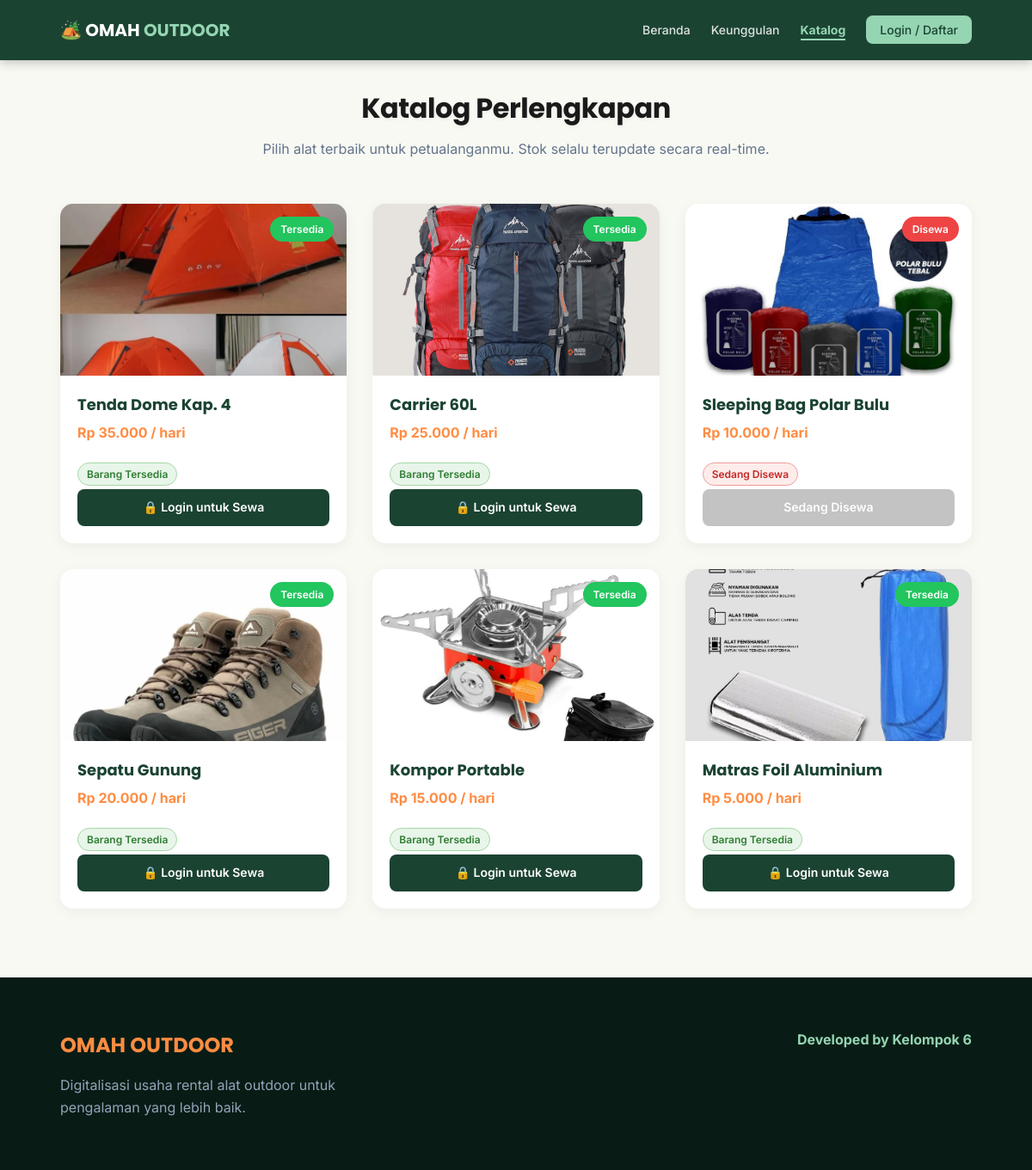
Page /katalog.php on the committed database.
### tables this page shows
CREATE TABLE `produk` (
  `id`             int(11)              NOT NULL AUTO_INCREMENT,
  `nama_produk`    varchar(150)         NOT NULL,
  `harga_per_hari` int(11)              NOT NULL,
  `status`         enum('tersedia','disewa') NOT NULL DEFAULT 'tersedia',
  `gambar`         varchar(255)         DEFAULT NULL,
  `created_at`     timestamp            NOT NULL DEFAULT current_timestamp(),
  PRIMARY KEY (`id`)
);

### katalog.php (the view, shortened to what this page needs)
<?php
require_once 'koneksi.php';
$is_logged_in = isset($_SESSION['email']);
$cek_tabel     = mysqli_query($conn, "SHOW TABLES LIKE 'produk'");
$tabel_ada     = $cek_tabel && mysqli_num_rows($cek_tabel) > 0;
$result_produk = $tabel_ada ? mysqli_query($conn, "SELECT * FROM produk ORDER BY id ASC") : false;
?>
<!DOCTYPE html>
<html lang="id">
<head>
    <link rel="stylesheet" href="assets/css/style.css">
</head>
<body>
    <nav class="navbar">
        <div class="container nav-wrapper">
            <a href="index.php" class="logo">🏕️ OMAH <span>OUTDOOR</span></a>
            <ul class="nav-links">
                <?php if(isset($_SESSION['email'])) : ?>
                    <li><a href="index.php">Beranda</a></li>
                    <li><a href="keunggulan.php">Keunggulan</a></li>
                    <li><a href="katalog.php" class="active">Katalog</a></li>
                    <li><a href="riwayat_order.php">Riwayat Order</a></li>
                    <?php if(isset($_SESSION['role']) && $_SESSION['role'] === 'admin') : ?>
                        <li><a href="dashboard_admin.php" class="btn-login">🛠️ Dashboard Admin</a></li>
                    <?php endif; ?>
                    <li><a href="logout.php" class="btn-logout">Logout</a></li>
                <?php else : ?>
                    <li><a href="index.php">Beranda</a></li>
                    <li><a href="keunggulan.php">Keunggulan</a></li>
                    <li><a href="katalog.php" class="active">Katalog</a></li>
                    <li><a href="login.php" class="btn-login">Login / Daftar</a></li>
                <?php endif; ?>
            </ul>
        </div>
    </nav>
    <section id="katalog" class="catalog" style="padding-top: 100px;">
        <div class="container">
            <div class="section-title">
                <h2>Katalog Perlengkapan</h2>
                <p>Pilih alat terbaik untuk petualanganmu. Stok selalu terupdate secara real-time.</p>
            </div>
            <div class="product-grid">
    <?php if (!$result_produk) : ?>
        <p style="text-align:center; color:#dc3545; grid-column: 1/-1;">
            ⚠️ Tabel produk belum ada. Silakan re-import file <strong>omah_outdoor.sql</strong> terbaru ke phpMyAdmin.
        </p>
    <?php elseif (mysqli_num_rows($result_produk) === 0) : ?>
        <p style="text-align:center; color:#64748b; grid-column: 1/-1;">Belum ada produk tersedia.</p>
    <?php else : ?>
        <?php while ($produk = mysqli_fetch_assoc($result_produk)) : ?>
        <div class="product-card">
            <div class="product-badge <?= strtolower($produk['status']) === 'disewa' ? 'busy' : '' ?>">
                <?= strtolower($produk['status']) === 'disewa' ? 'Disewa' : 'Tersedia' ?>
            </div>
            <div class="product-img">
                <img src="assets/images/<?= htmlspecialchars($produk['gambar']) ?>"
                     alt="<?= htmlspecialchars($produk['nama_produk']) ?>"
                     onerror="if (!this.dataset.fallback) { this.dataset.fallback = 'true'; this.src = this.src.replace(/\.jpe?g$/i, '.jpg'); return; } this.style.display='none';">
            </div>
           <div class="product-info">
    <h3><?= htmlspecialchars($produk['nama_produk']) ?></h3>
    <p class="price">
        Rp <?= number_format($produk['harga_per_hari'], 0, ',', '.') ?> / hari
    </p>
    <p class="stok-info <?= strtolower($produk['status']) === 'tersedia' ? 'stok-ada' : 'stok-habis' ?>">
        <?= strtolower($produk['status']) === 'tersedia' ? 'Barang Tersedia' : 'Sedang Disewa' ?>
    </p>
    <?php
        if (strtolower($produk['status']) !== 'tersedia') {
            $btn_href  = '#';
            $btn_class = 'btn-check disabled';
            $btn_text  = 'Sedang Disewa';
        } elseif ($is_logged_in) {
            $btn_href  = 'pesan.php?produk_id=' . $produk['id'];
            $btn_class = 'btn-check';
            $btn_text  = 'Sewa Sekarang';
        } else {
            $btn_href  = 'login.php?redirect=katalog';
            $btn_class = 'btn-check btn-guest';
            $btn_text  = '🔒 Login untuk Sewa';
        }
    ?>
    <a href="<?= $btn_href ?>" class="<?= $btn_class ?>">
        <?= $btn_text ?>
    </a>
</div>
        </div>
        <?php endwhile; ?>
    <?php endif; ?>
</div>
        </div>
    </section>
    <footer class="footer">
        <div class="container footer-content">
            <div class="footer-brand">
                <h3>OMAH OUTDOOR</h3>
                <p>Digitalisasi usaha rental alat outdoor untuk pengalaman yang lebih baik.</p>
            </div>
            <div class="footer-team">
                <h4>Developed by Kelompok 6</h4>
            </div>
        </div>
    </footer>
</body>
</html>

### assets/css/style.css (style rules this page uses)
:root { --forest: #1b4332; --forest-light: #2d6a4f; --sage: #95d5b2; --cream: #f8f9f3; --orange: #ff8c42; --white: #ffffff; --primary: #2d6a4f; --primary-dark: #1b4332; --bg-light: #f8f9f3; --text-dark: #1a202c; --text-light: #64748b; --accent-orange: #ff8c42; }
*, *::before, *::after { margin: 0; padding: 0; box-sizing: border-box; }
html { scroll-behavior: smooth; }
body { font-family: 'Inter', sans-serif; font-size: 16px; color: var(--text-dark); background-color: var(--bg-light); line-height: 1.6; }
h1, h2, h3, .logo { font-family: 'Poppins', sans-serif; }
.container { max-width: 1100px; margin: 0 auto; padding: 0 20px; }
.navbar { background: var(--forest); position: fixed; top: 0; width: 100%; z-index: 1000; box-shadow: 0 2px 12px rgba(0, 0, 0, 0.25); transition: background 0.4s ease, box-shadow 0.4s ease; }
.nav-wrapper { display: flex; justify-content: space-between; align-items: center; height: 70px; }
.logo { color: var(--white); text-decoration: none; font-size: 20px; font-weight: 700; flex-shrink: 0; }
.logo span { color: var(--sage); }
.nav-links { display: flex; flex-direction: row; list-style: none; gap: 24px; align-items: center; }
.nav-links a { color: rgba(255, 255, 255, 0.85); text-decoration: none; font-size: 14px; font-weight: 500; transition: color 0.3s; white-space: nowrap; }
.nav-links a.active { color: var(--sage); font-weight: 700; border-bottom: 2px solid var(--sage); padding-bottom: 2px; }
.btn-login { background-color: var(--sage); color: var(--forest) !important; padding: 8px 16px; border-radius: 8px; font-weight: 600; font-size: 13px; transition: background-color 0.3s, transform 0.2s; }
.section-title { text-align: center; margin-bottom: 50px; }
.section-title h2 { font-size: 32px; color: var(--primary-dark); margin-bottom: 10px; }
.section-title p { color: var(--text-light); }
.catalog { padding: 80px 0; background-color: var(--bg-light); }
.product-grid { display: grid; grid-template-columns: repeat(auto-fit, minmax(280px, 1fr)); gap: 30px; }
.product-card { background: var(--white); border-radius: 15px; overflow: hidden; box-shadow: 0 4px 15px rgba(0, 0, 0, 0.05); position: relative; transition: transform 0.3s, box-shadow 0.3s; animation: fadeInUp 0.5s ease-out forwards; opacity: 0; }
.product-card:nth-child(1) { animation-delay: 0.1s; }
.product-card:nth-child(2) { animation-delay: 0.2s; }
.product-card:nth-child(3) { animation-delay: 0.3s; }
.product-card:nth-child(4) { animation-delay: 0.4s; }
.product-card:nth-child(5) { animation-delay: 0.5s; }
.product-card:nth-child(n+6) { animation-delay: 0.6s; }
.product-badge { position: absolute; top: 15px; right: 15px; background: #22c55e; color: white; padding: 5px 12px; border-radius: 20px; font-size: 12px; font-weight: 600; }
.product-badge.busy { background: #ef4444; }
.product-img { height: 200px; background: linear-gradient(135deg, #e2e8f0, #cbd5e1); display: flex; justify-content: center; align-items: center; overflow: hidden; }
.product-img img { width: 100%; height: 100%; object-fit: cover; }
.product-img::after { content: '🏕️'; font-size: 48px; display: none; }
.product-info { padding: 20px; }
.product-info h3 { font-size: 18px; margin-bottom: 5px; color: var(--primary-dark); }
.product-info .price { font-weight: 700; color: var(--accent-orange); margin-bottom: 16px; font-size: 16px; }
.stok-info { display: inline-block; margin-top: 6px; margin-bottom: 12px; padding: 3px 10px; border-radius: 20px; font-size: 12px; font-weight: 600; }
.stok-ada { background: #e8f5e9; color: #2e7d32; border: 1px solid #a5d6a7; }
.stok-habis { background: #fdecea; color: #c62828; border: 1px solid #ef9a9a; }
.btn-check { display: block; text-align: center; background: var(--forest); color: white; text-decoration: none; padding: 10px; border-radius: 8px; font-size: 14px; font-weight: 600; transition: background 0.3s, transform 0.2s; }
.btn-check.disabled { background: #94a3b8 !important; cursor: not-allowed !important; pointer-events: none; opacity: 0.7; }
.footer { background: #081c15; color: #d8f3dc; padding: 60px 0 20px; }
.footer-content { display: flex; justify-content: space-between; flex-wrap: wrap; gap: 40px; margin-bottom: 40px; }
.footer-brand { max-width: 400px; }
.footer-brand h3 { font-size: 24px; margin-bottom: 15px; color: var(--accent-orange); }
.footer-brand p { color: #94a3b8; }
.footer-team h4 { margin-bottom: 15px; color: var(--sage); }

### rows in the picture
produk: shows "Tersedia", gambar+nama_produk (picture), nama_produk "Tenda Dome Kap. 4", harga_per_hari "35.000", shows "Barang Tersedia", status "🔒 Login untuk Sewa"
produk: shows "Tersedia", gambar+nama_produk (picture), nama_produk "Carrier 60L", harga_per_hari "25.000", shows "Barang Tersedia", status "🔒 Login untuk Sewa"
produk: shows "Disewa", gambar+nama_produk (picture), nama_produk "Sleeping Bag Polar Bulu", harga_per_hari "10.000", shows "Sedang Disewa", status "Sedang Disewa"
produk: shows "Tersedia", gambar+nama_produk (picture), nama_produk "Sepatu Gunung", harga_per_hari "20.000", shows "Barang Tersedia", status "🔒 Login untuk Sewa"
produk: shows "Tersedia", gambar+nama_produk (picture), nama_produk "Kompor Portable", harga_per_hari "15.000", shows "Barang Tersedia", status "🔒 Login untuk Sewa"
produk: shows "Tersedia", gambar+nama_produk (picture), nama_produk "Matras Foil Aluminium", harga_per_hari "5.000", shows "Barang Tersedia", status "🔒 Login untuk Sewa"
